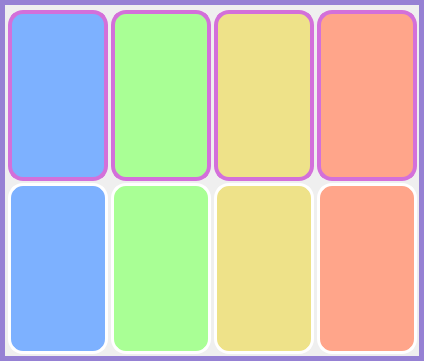
    <widget class="QFrame" name="frame_Handkarten">
     <property name="geometry">
      <rect>
       <x>704</x>
       <y>409</y>
       <width>424</width>
       <height>361</height>
      </rect>
     </property>
     <property name="sizePolicy">
      <sizepolicy hsizetype="Preferred" vsizetype="Maximum">
       <horstretch>0</horstretch>
       <verstretch>0</verstretch>
      </sizepolicy>
     </property>
     <property name="minimumSize">
      <size>
       <width>0</width>
       <height>261</height>
      </size>
     </property>
     <property name="cursor">
      <cursorShape>PointingHandCursor</cursorShape>
     </property>
     <property name="styleSheet">
      <string notr="true">QFrame {
	border: 5px solid  rgb(150, 129, 212);
}</string>
     </property>
     <property name="frameShape">
      <enum>QFrame::StyledPanel</enum>
     </property>
     <property name="frameShadow">
      <enum>QFrame::Raised</enum>
     </property>
     <widget class="QPushButton" name="pushButton_Play_T_2">
      <property name="geometry">
       <rect>
        <x>8</x>
        <y>10</y>
        <width>100</width>
        <height>171</height>
       </rect>
      </property>
      <property name="sizePolicy">
       <sizepolicy hsizetype="Minimum" vsizetype="Minimum">
        <horstretch>0</horstretch>
        <verstretch>0</verstretch>
       </sizepolicy>
      </property>
      <property name="minimumSize">
       <size>
        <width>0</width>
        <height>0</height>
       </size>
      </property>
      <property name="sizeIncrement">
       <size>
        <width>0</width>
        <height>0</height>
       </size>
      </property>
      <property name="baseSize">
       <size>
        <width>145</width>
        <height>245</height>
       </size>
      </property>
      <property name="styleSheet">
       <string notr="true">QPushButton {
	background-color: rgb(125, 177, 255);
	border-radius: 15px;
	border-width: 4px;
	border-style: solid;
	border-color: rgb(211, 112, 218);
}



</string>
      </property>
      <property name="text">
       <string/>
      </property>
     </widget>
     <widget class="QPushButton" name="pushButton_Play_T_3">
      <property name="geometry">
       <rect>
        <x>111</x>
        <y>10</y>
        <width>100</width>
        <height>171</height>
       </rect>
      </property>
      <property name="sizePolicy">
       <sizepolicy hsizetype="Minimum" vsizetype="Minimum">
        <horstretch>0</horstretch>
        <verstretch>0</verstretch>
       </sizepolicy>
      </property>
      <property name="minimumSize">
       <size>
        <width>0</width>
        <height>0</height>
       </size>
      </property>
      <property name="sizeIncrement">
       <size>
        <width>0</width>
        <height>0</height>
       </size>
      </property>
      <property name="baseSize">
       <size>
        <width>145</width>
        <height>245</height>
       </size>
      </property>
      <property name="styleSheet">
       <string notr="true">QPushButton {
	background-color: rgb(169, 255, 149);
	border-radius: 15px;
	border-width: 4px;
	border-style: solid;
	border-color: rgb(211, 112, 218);
}</string>
      </property>
      <property name="text">
       <string/>
      </property>
     </widget>
     <widget class="QPushButton" name="pushButton_Play_T_4">
      <property name="geometry">
       <rect>
        <x>214</x>
        <y>10</y>
        <width>100</width>
        <height>171</height>
       </rect>
      </property>
      <property name="sizePolicy">
       <sizepolicy hsizetype="Minimum" vsizetype="Minimum">
        <horstretch>0</horstretch>
        <verstretch>0</verstretch>
       </sizepolicy>
      </property>
      <property name="minimumSize">
       <size>
        <width>0</width>
        <height>0</height>
       </size>
      </property>
      <property name="sizeIncrement">
       <size>
        <width>0</width>
        <height>0</height>
       </size>
      </property>
      <property name="baseSize">
       <size>
        <width>145</width>
        <height>245</height>
       </size>
      </property>
      <property name="styleSheet">
       <string notr="true">QPushButton {
	background-color: rgb(238, 226, 137);
	border-radius: 15px;
	border-width: 4px;
	border-style: solid;
	border-color: rgb(211, 112, 218); 
}</string>
      </property>
      <property name="text">
       <string/>
      </property>
     </widget>
     <widget class="QPushButton" name="pushButton_Play_T_5">
      <property name="geometry">
       <rect>
        <x>317</x>
        <y>10</y>
        <width>100</width>
        <height>171</height>
       </rect>
      </property>
      <property name="sizePolicy">
       <sizepolicy hsizetype="Minimum" vsizetype="Minimum">
        <horstretch>0</horstretch>
        <verstretch>0</verstretch>
       </sizepolicy>
      </property>
      <property name="minimumSize">
       <size>
        <width>0</width>
        <height>0</height>
       </size>
      </property>
      <property name="sizeIncrement">
       <size>
        <width>0</width>
        <height>0</height>
       </size>
      </property>
      <property name="baseSize">
       <size>
        <width>145</width>
        <height>245</height>
       </size>
      </property>
      <property name="styleSheet">
       <string notr="true">QPushButton {
	background-color: rgb(255, 165, 138);
	border-radius: 15px;
	border-width: 4px;
	border-style: solid;
	border-color: rgb(211, 112, 218);
}</string>
      </property>
      <property name="text">
       <string/>
      </property>
     </widget>
     <widget class="QPushButton" name="pushButton_Play_T_6">
      <property name="geometry">
       <rect>
        <x>8</x>
        <y>183</y>
        <width>100</width>
        <height>171</height>
       </rect>
      </property>
      <property name="sizePolicy">
       <sizepolicy hsizetype="Minimum" vsizetype="Minimum">
        <horstretch>0</horstretch>
        <verstretch>0</verstretch>
       </sizepolicy>
      </property>
      <property name="minimumSize">
       <size>
        <width>0</width>
        <height>0</height>
       </size>
      </property>
      <property name="sizeIncrement">
       <size>
        <width>0</width>
        <height>0</height>
       </size>
      </property>
      <property name="baseSize">
       <size>
        <width>145</width>
        <height>245</height>
       </size>
      </property>
      <property name="styleSheet">
       <string notr="true">QPushButton {
	background-color: rgb(125, 177, 255);
	border-radius: 15px;
	border-width: 3px;
	border-style: solid;
	border-color: rgb(255, 255, 255);
}



</string>
      </property>
      <property name="text">
       <string/>
      </property>
     </widget>
     <widget class="QPushButton" name="pushButton_Play_T_7">
      <property name="geometry">
       <rect>
        <x>111</x>
        <y>183</y>
        <width>100</width>
        <height>171</height>
       </rect>
      </property>
      <property name="sizePolicy">
       <sizepolicy hsizetype="Minimum" vsizetype="Minimum">
        <horstretch>0</horstretch>
        <verstretch>0</verstretch>
       </sizepolicy>
      </property>
      <property name="minimumSize">
       <size>
        <width>0</width>
        <height>0</height>
       </size>
      </property>
      <property name="sizeIncrement">
       <size>
        <width>0</width>
        <height>0</height>
       </size>
      </property>
      <property name="baseSize">
       <size>
        <width>145</width>
        <height>245</height>
       </size>
      </property>
      <property name="styleSheet">
       <string notr="true">QPushButton {
	background-color: rgb(169, 255, 149);
	border-radius: 15px;
	border-width: 3px;
	border-style: solid;
	border-color: rgb(255, 255, 255);
}</string>
      </property>
      <property name="text">
       <string/>
      </property>
     </widget>
     <widget class="QPushButton" name="pushButton_Play_T_8">
      <property name="geometry">
       <rect>
        <x>214</x>
        <y>183</y>
        <width>100</width>
        <height>171</height>
       </rect>
      </property>
      <property name="sizePolicy">
       <sizepolicy hsizetype="Minimum" vsizetype="Minimum">
        <horstretch>0</horstretch>
        <verstretch>0</verstretch>
       </sizepolicy>
      </property>
      <property name="minimumSize">
       <size>
        <width>0</width>
        <height>0</height>
       </size>
      </property>
      <property name="sizeIncrement">
       <size>
        <width>0</width>
        <height>0</height>
       </size>
      </property>
      <property name="baseSize">
       <size>
        <width>145</width>
        <height>245</height>
       </size>
      </property>
      <property name="styleSheet">
       <string notr="true">QPushButton {
	background-color: rgb(238, 226, 137);
	border-radius: 15px;
	border-width: 3px;
	border-style: solid;
	border-color: rgb(255, 255, 255);
}</string>
      </property>
      <property name="text">
       <string/>
      </property>
     </widget>
     <widget class="QPushButton" name="pushButton_Play_T_9">
      <property name="geometry">
       <rect>
        <x>317</x>
        <y>183</y>
        <width>100</width>
        <height>171</height>
       </rect>
      </property>
      <property name="sizePolicy">
       <sizepolicy hsizetype="Minimum" vsizetype="Minimum">
        <horstretch>0</horstretch>
        <verstretch>0</verstretch>
       </sizepolicy>
      </property>
      <property name="minimumSize">
       <size>
        <width>0</width>
        <height>0</height>
       </size>
      </property>
      <property name="sizeIncrement">
       <size>
        <width>0</width>
        <height>0</height>
       </size>
      </property>
      <property name="baseSize">
       <size>
        <width>145</width>
        <height>245</height>
       </size>
      </property>
      <property name="styleSheet">
       <string notr="true">QPushButton {
	background-color: rgb(255, 165, 138);
	border-radius: 15px;
	border-width: 3px;
	border-style: solid;
	border-color: rgb(255, 255, 255);
}</string>
      </property>
      <property name="text">
       <string/>
      </property>
     </widget>
    </widget>
